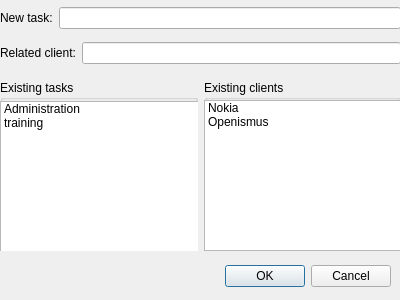
<?xml version="1.0" encoding="UTF-8"?>
<ui version="4.0">
 <class>Dialog</class>
 <widget class="QDialog" name="Dialog">
  <property name="geometry">
   <rect>
    <x>0</x>
    <y>0</y>
    <width>400</width>
    <height>300</height>
   </rect>
  </property>
  <property name="maximumSize">
   <size>
    <width>16777144</width>
    <height>16770000</height>
   </size>
  </property>
  <property name="windowTitle">
   <string>Dialog</string>
  </property>
  <widget class="QDialogButtonBox" name="buttonBox">
   <property name="geometry">
    <rect>
     <x>50</x>
     <y>260</y>
     <width>341</width>
     <height>32</height>
    </rect>
   </property>
   <property name="orientation">
    <enum>Qt::Horizontal</enum>
   </property>
   <property name="standardButtons">
    <set>QDialogButtonBox::Cancel|QDialogButtonBox::Ok</set>
   </property>
  </widget>
  <widget class="QWidget" name="verticalLayoutWidget">
   <property name="geometry">
    <rect>
     <x>0</x>
     <y>0</y>
     <width>401</width>
     <height>71</height>
    </rect>
   </property>
   <layout class="QVBoxLayout" name="verticalLayout">
    <item>
     <layout class="QHBoxLayout" name="horizontalLayout">
      <item>
       <widget class="QLabel" name="label">
        <property name="text">
         <string>New task:</string>
        </property>
       </widget>
      </item>
      <item>
       <widget class="QLineEdit" name="lineEdit"/>
      </item>
     </layout>
    </item>
    <item>
     <layout class="QHBoxLayout" name="horizontalLayout_2">
      <item>
       <widget class="QLabel" name="label_2">
        <property name="text">
         <string>Related client:</string>
        </property>
       </widget>
      </item>
      <item>
       <widget class="QLineEdit" name="lineEdit_2"/>
      </item>
     </layout>
    </item>
   </layout>
  </widget>
  <widget class="QWidget" name="horizontalLayoutWidget_3">
   <property name="geometry">
    <rect>
     <x>0</x>
     <y>80</y>
     <width>401</width>
     <height>171</height>
    </rect>
   </property>
   <layout class="QHBoxLayout" name="horizontalLayout_3">
    <item>
     <widget class="QGroupBox" name="groupBox">
      <property name="title">
       <string>Existing tasks</string>
      </property>
      <widget class="QListWidget" name="listWidget">
       <property name="geometry">
        <rect>
         <x>0</x>
         <y>21</y>
         <width>201</width>
         <height>241</height>
        </rect>
       </property>
       <item>
        <property name="text">
         <string>Administration</string>
        </property>
       </item>
       <item>
        <property name="text">
         <string>training</string>
        </property>
       </item>
      </widget>
     </widget>
    </item>
    <item>
     <widget class="QGroupBox" name="groupBox_2">
      <property name="title">
       <string>Existing clients</string>
      </property>
      <widget class="QListWidget" name="listWidget_2">
       <property name="geometry">
        <rect>
         <x>0</x>
         <y>20</y>
         <width>201</width>
         <height>151</height>
        </rect>
       </property>
       <item>
        <property name="text">
         <string>Nokia</string>
        </property>
       </item>
       <item>
        <property name="text">
         <string>Openismus</string>
        </property>
       </item>
      </widget>
     </widget>
    </item>
   </layout>
  </widget>
 </widget>
 <resources/>
 <connections>
  <connection>
   <sender>buttonBox</sender>
   <signal>accepted()</signal>
   <receiver>Dialog</receiver>
   <slot>accept()</slot>
   <hints>
    <hint type="sourcelabel">
     <x>248</x>
     <y>254</y>
    </hint>
    <hint type="destinationlabel">
     <x>157</x>
     <y>274</y>
    </hint>
   </hints>
  </connection>
  <connection>
   <sender>buttonBox</sender>
   <signal>rejected()</signal>
   <receiver>Dialog</receiver>
   <slot>reject()</slot>
   <hints>
    <hint type="sourcelabel">
     <x>316</x>
     <y>260</y>
    </hint>
    <hint type="destinationlabel">
     <x>286</x>
     <y>274</y>
    </hint>
   </hints>
  </connection>
 </connections>
</ui>
